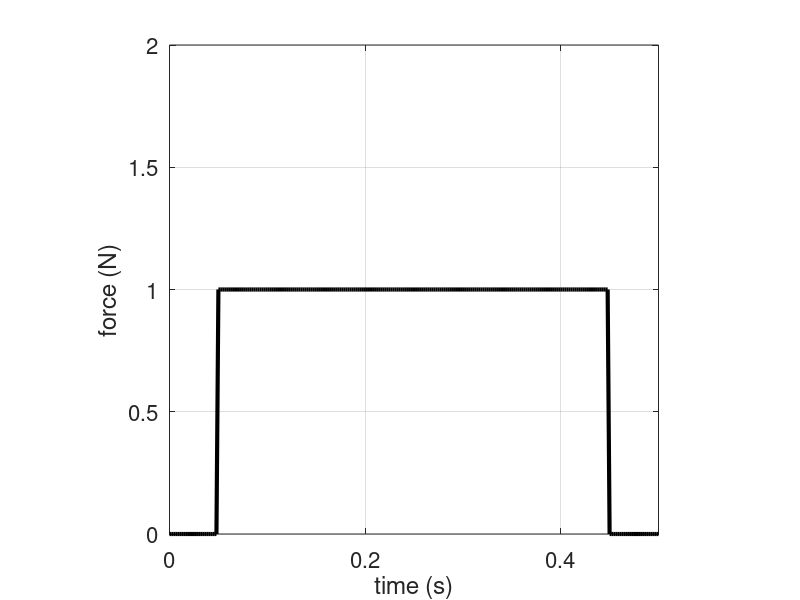
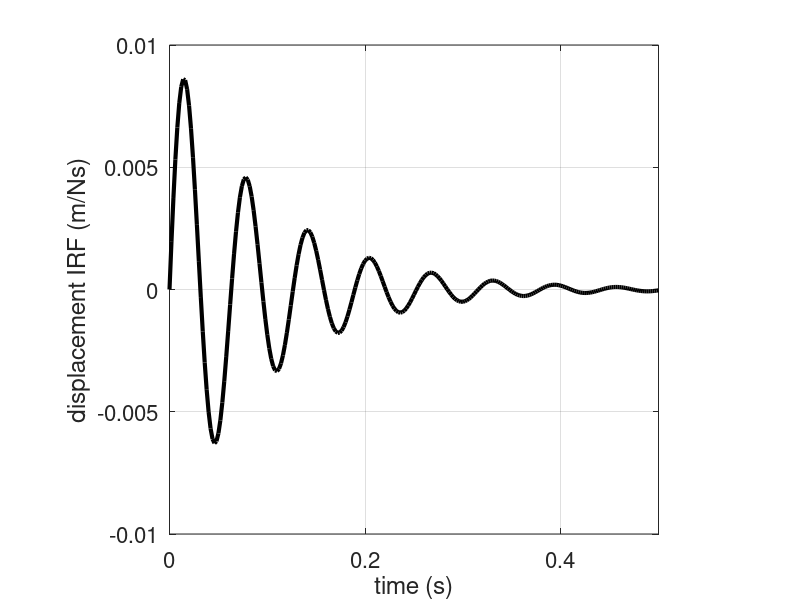
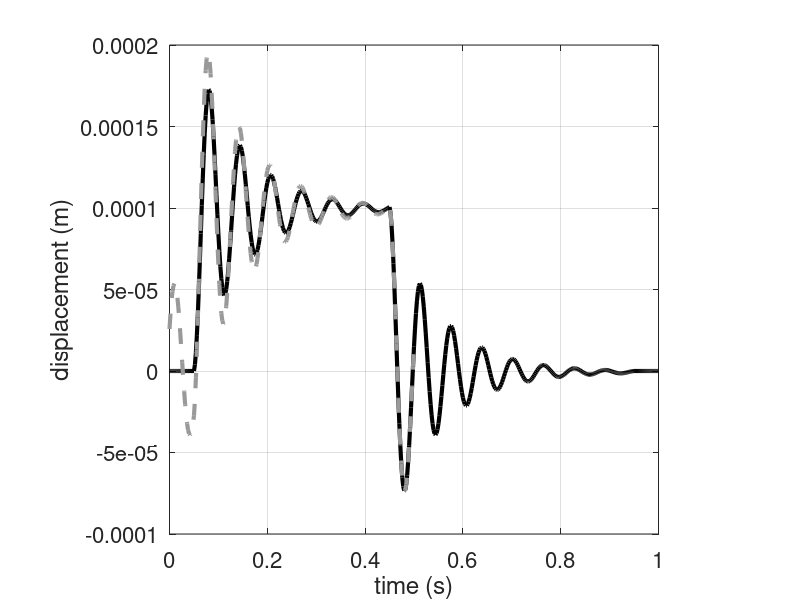

The MATLAB source for these figures, in order:
clear all 

%% parameters
m = 1;                              % [kg]           see MATLAB Example 3.1
k=10000;                            % [N/m]  
z = 0.1; c = 2*z*sqrt(m*k);         % [Ns/m] 
wn=sqrt(k/m); wd=sqrt(1-z^2)*wn;    % [rad/s]

%% time and frequency parameters
T=0.5;                              % [s]          T needs to be changed to 1s to remove wraparound 
fs=500; dt=1/fs; t=0:dt:T;             

%% IRF
ho=1/(m*wd)*exp(-z*wn*t).*sin(wd*t);             % IRF%
%ho((length(t)-1)/2:length(t))=0;                % this needs to be uncommented when T=1

%% force
N=1;N=200;
N1=25; N2=length(t)-N1-N;
fo=[zeros(1,N1) ones(1,N) zeros(1,N2)];          % time hisory of the force

%% convolution
y = dt*conv(ho,fo);                              % response by convolution
tt=0:dt:2*T;                                     % time vector for the response

%% circular convolution
H=fft(ho)*dt;                                    % FRF
F=fft(fo)*dt;                                    % force spectrum
YC=H.*F;                                         % response spectrum
yc=ifft(YC)*fs;                                  % response by circular convolution

%% plot the results
figure
plot(t,fo,'k','linewidth',3)                     % force
ylim([0,2])
set(gca,'fontsize',16)
axis square;grid;
axis([0,T,0,2])
xticks([0 .2 .4 .6 .8 1])
xlabel('time (s)');
ylabel('force (N)');

figure
plot(t,ho,'k','linewidth',3)                      % displacement IRF
set(gca,'fontsize',16)
axis square;grid;
axis([0,T,-1e-2, 1e-2])
%xticks([0 .1 .2 .3 .4 .5])
xticks([0 .2 .4 .6 .8 1])
xlabel('time (s)');
ylabel('displacement IRF (m/Ns)');

figure
gr=[.6 .6 .6];                                     
plot(tt,y,'k','linewidth',3);grid on; hold on;     % response by convolution 
plot(t,yc,'--k','linewidth',3,'color',gr);         % response by circular convolution
set(gca,'fontsize',16)
axis square;
xlabel('time (s)');
ylabel('displacement (m)');
